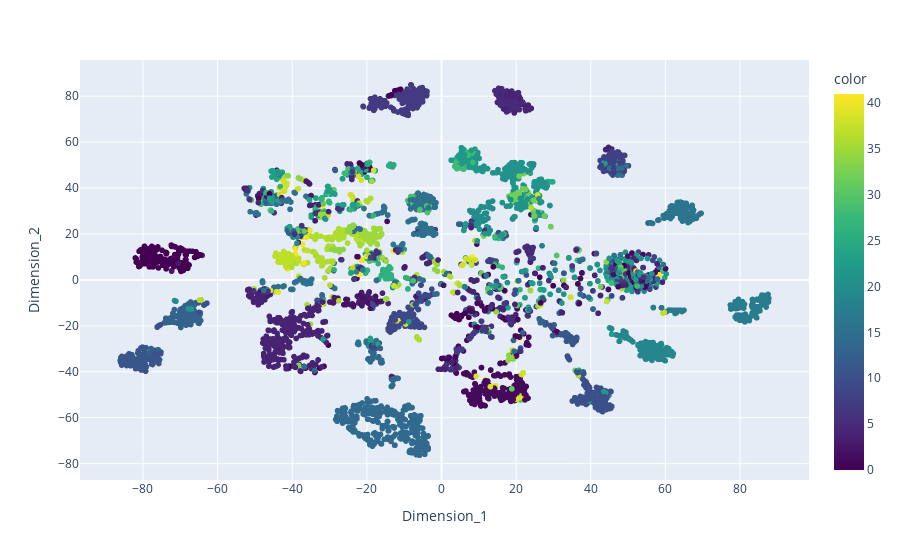

Here is the notebook cell this chart was saved with:
### Code cell
# plot the tsne
fig = px.scatter(yhat_tsne_df, 
                 x='Dimension_1', 
                 y='Dimension_2', 
                 color=(labels.tolist())*(B+1),
                 color_continuous_scale=px.colors.sequential.Viridis)

fig.show()

### Figure 1 — Plotly figure (JSON) as saved in the notebook; plotly's stock layout.template omitted (floating-point values rounded to 4 significant figures; data arrays with more than 128 entries replaced by an {"elided": "..."} marker saying what was removed)
{"data": [{"hovertemplate": "Dimension_1=%{x}<br>Dimension_2=%{y}<br>color=%{marker.color}<extra></extra>", "legendgroup": "", "marker": {"color": {"elided": "6030 int values"}, "coloraxis": "coloraxis", "symbol": "circle"}, "mode": "markers", "name": "", "showlegend": false, "type": "scattergl", "x": {"elided": "6030 float values"}, "xaxis": "x", "y": {"elided": "6030 float values"}, "yaxis": "y"}], "layout": {"coloraxis": {"colorbar": {"title": {"text": "color"}}, "colorscale": [[0, "#440154"], [0.1111, "#482878"], [0.2222, "#3e4989"], [0.3333, "#31688e"], [0.4444, "#26828e"], [0.5556, "#1f9e89"], [0.6667, "#35b779"], [0.7778, "#6ece58"], [0.8889, "#b5de2b"], [1, "#fde725"]]}, "legend": {"tracegroupgap": 0}, "margin": {"t": 60}, "xaxis": {"anchor": "y", "domain": [0, 1], "title": {"text": "Dimension_1"}}, "yaxis": {"anchor": "x", "domain": [0, 1], "title": {"text": "Dimension_2"}}}}
